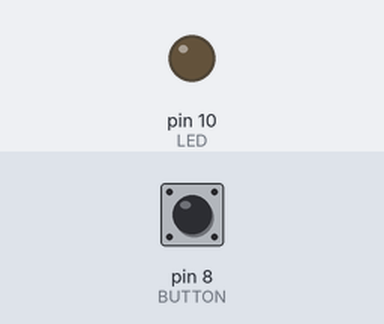
This sketch was run on a simulated Arduino Uno, built with avr-gcc and run on an emulated ATmega328P. Parts: output pins drawn as LEDs (lit = HIGH). Inputs (shaded band) come from the test bench; at power-on: pin 8 (BUTTON) LOW.

Above: at 1.2 s.
1.3 s: pin 8 (BUTTON) pulled HIGH for 0.15 s
At 1.37 s:
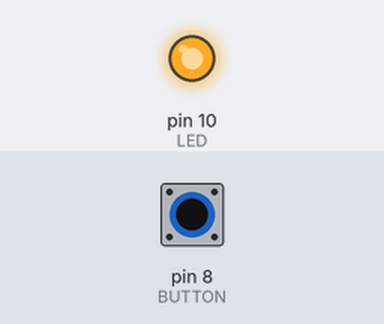
2.9 s: pin 8 (BUTTON) pulled HIGH for 3.2 s
At 6.7 s:
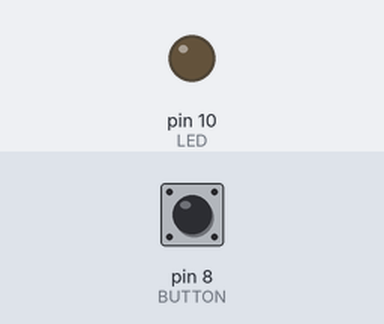
Timing chart, 0 to 8.2 s (numbered marks = the images above; inputs shaded):
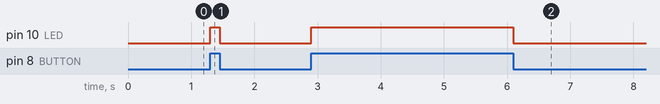

Measured:
- after the input at 1.3 s, pin 10 (LED): LOW → HIGH at once, → LOW 0.15 s later
- after the input at 2.9 s, pin 10 (LED): LOW → HIGH at once, → LOW 3.2 s later

The sketch:

button-led.ino
```cpp
#define BUTTON 8
#define LED 10
int buttonState=0;
void setup() {
  // put your setup code here, to run once:
  pinMode(BUTTON,INPUT);
  pinMode(LED,OUTPUT);
}

void loop() {
  // put your main code here, to run repeatedly:
  buttonState = digitalRead(BUTTON);

  if(buttonState == 1) {
    digitalWrite(LED,HIGH);
  } else {
digitalWrite(LED,LOW);
  }
}
```
